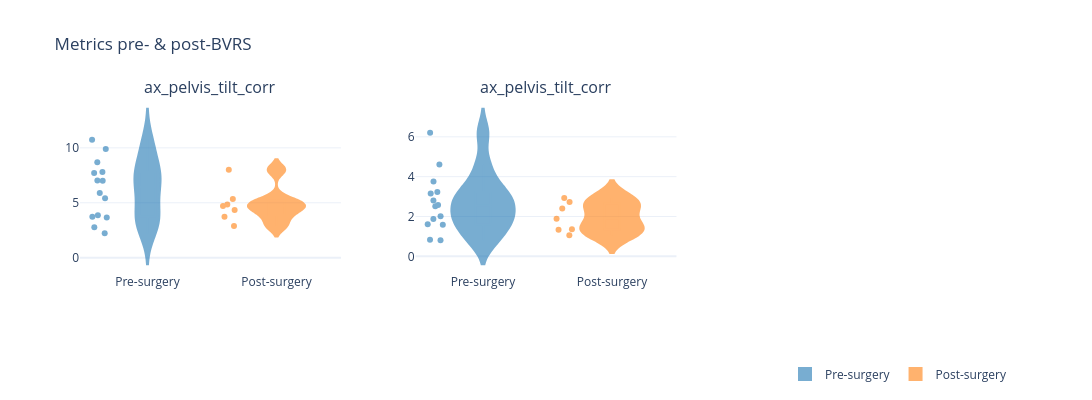

This figure's notebook cell:
### Code cell
fig = (
    Ensembler(
        in_folder=fld,  channels=channels,
        n_rows=rows,  n_cols=cols,
        str_match=str_match,
        condition_spec=spec,
        events=events)
    .add_subplot(PlotSpec(
        channel="ax_pelvis_tilt_corr",
        condition = "Pre-surgery", companions = ["Post-surgery"],
        row=1, col=1,
        renderer=ViolinRenderer(),
        events=['impact_peak_mean'],)
    )
    .add_subplot(PlotSpec(
        channel="ax_pelvis_tilt_corr",
        condition="Pre-surgery", companions=["Post-surgery"],
        row=1, col=2,
        renderer=ViolinRenderer(),
        events=['loading_rate_mean'])
    )
    .build(title="Metrics pre- & post-BVRS")
)
fig.show()

### Figure 1 — Plotly figure (JSON) as saved in the notebook; plotly's stock layout.template omitted (floating-point values rounded to 4 significant figures)
{"data": [{"bandwidth": 1.418, "box": {"visible": true}, "fillcolor": "#1F77B4", "legendgroup": "Pre-surgery – impact_peak_mean", "line": {"color": "#1F77B4"}, "name": "Pre-surgery", "opacity": 0.6, "points": "all", "showlegend": true, "type": "violin", "x": ["Pre-surgery", "Pre-surgery", "Pre-surgery", "Pre-surgery", "Pre-surgery", "Pre-surgery", "Pre-surgery", "Pre-surgery", "Pre-surgery", "Pre-surgery", "Pre-surgery", "Pre-surgery", "Pre-surgery", "Pre-surgery"], "xaxis": "x", "y": [3.657, 9.89, 3.866, 10.73, 5.421, 3.734, 2.783, 7.722, 5.9, 8.701, 7.808, 7.026, 6.996, 2.233], "yaxis": "y"}, {"bandwidth": 0.4819, "box": {"visible": true}, "fillcolor": "#FF7F0E", "legendgroup": "Post-surgery – impact_peak_mean", "line": {"color": "#FF7F0E"}, "name": "Post-surgery", "opacity": 0.6, "points": "all", "showlegend": true, "type": "violin", "x": ["Post-surgery", "Post-surgery", "Post-surgery", "Post-surgery", "Post-surgery", "Post-surgery", "Post-surgery"], "xaxis": "x", "y": [4.855, 2.889, 4.354, 4.711, 8.01, 3.723, 5.339], "yaxis": "y"}, {"bandwidth": 0.6078, "box": {"visible": true}, "fillcolor": "#1F77B4", "legendgroup": "Pre-surgery – loading_rate_mean", "line": {"color": "#1F77B4"}, "name": "Pre-surgery", "opacity": 0.6, "points": "all", "showlegend": false, "type": "violin", "x": ["Pre-surgery", "Pre-surgery", "Pre-surgery", "Pre-surgery", "Pre-surgery", "Pre-surgery", "Pre-surgery", "Pre-surgery", "Pre-surgery", "Pre-surgery", "Pre-surgery", "Pre-surgery", "Pre-surgery", "Pre-surgery"], "xaxis": "x2", "y": [1.871, 6.199, 1.615, 4.612, 2.018, 1.589, 0.8294, 3.232, 2.572, 3.76, 2.51, 2.799, 3.155, 0.8136], "yaxis": "y2"}, {"bandwidth": 0.45, "box": {"visible": true}, "fillcolor": "#FF7F0E", "legendgroup": "Post-surgery – loading_rate_mean", "line": {"color": "#FF7F0E"}, "name": "Post-surgery", "opacity": 0.6, "points": "all", "showlegend": false, "type": "violin", "x": ["Post-surgery", "Post-surgery", "Post-surgery", "Post-surgery", "Post-surgery", "Post-surgery", "Post-surgery"], "xaxis": "x2", "y": [2.408, 1.063, 1.363, 1.892, 2.724, 1.339, 2.925], "yaxis": "y2"}], "layout": {"annotations": [{"font": {"size": 16}, "showarrow": false, "text": "ax_pelvis_tilt_corr", "x": 0.14, "xanchor": "center", "xref": "paper", "y": 1, "yanchor": "bottom", "yref": "paper"}, {"font": {"size": 16}, "showarrow": false, "text": "ax_pelvis_tilt_corr", "x": 0.5, "xanchor": "center", "xref": "paper", "y": 1, "yanchor": "bottom", "yref": "paper"}], "height": 400, "legend": {"orientation": "h", "x": 1, "xanchor": "right", "y": -0.5, "yanchor": "top"}, "title": {"text": "Metrics pre- & post-BVRS"}, "width": 1500, "xaxis": {"anchor": "y", "domain": [0, 0.28], "title": {"text": ""}}, "xaxis2": {"anchor": "y2", "domain": [0.36, 0.64], "title": {"text": ""}}, "xaxis3": {"anchor": "y3", "domain": [0.72, 1]}, "yaxis": {"anchor": "x", "domain": [0, 1], "title": {"text": ""}}, "yaxis2": {"anchor": "x2", "domain": [0, 1], "title": {"text": ""}}, "yaxis3": {"anchor": "x3", "domain": [0, 1]}}}
